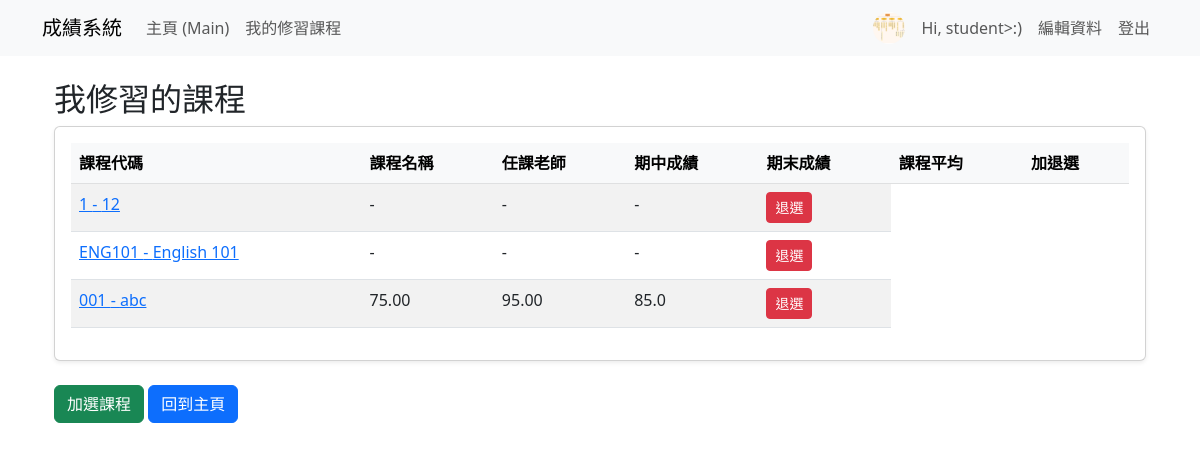
Screenshot of /accounts/courses/ (signed in) with the database file from the repository.
### grades/models.py (models this page shows, shortened)
class Profile(models.Model):
    user = models.OneToOneField(User, on_delete=models.CASCADE, related_name='profile')
    full_name = models.CharField(max_length=150, blank=True, verbose_name="姓名")
    avatar = models.ImageField(upload_to='avatars/', null=True, blank=True, verbose_name="個人頭像")
    is_teacher = models.BooleanField(default=False, verbose_name="是否為教師")

class Enrollment(models.Model):
    student = models.ForeignKey(User, on_delete=models.CASCADE, verbose_name="學生", related_name='enrollments')
    course = models.ForeignKey(Course, on_delete=models.CASCADE, verbose_name="課程", related_name='enrollments')
    semester = models.CharField(max_length=20, blank=True, default='', verbose_name="學期")
    midtrem_grade = models.DecimalField(
        max_digits=7,
        decimal_places=2,
        null=True,
        blank=True,
        verbose_name="期中成績",
        validators=[MinValueValidator(0)],
    )
    final_grade = models.DecimalField(
        max_digits=7,
        decimal_places=2,
        null=True,
        blank=True,
        verbose_name="期末成績",
        validators=[MinValueValidator(0)],
    )
    class Meta:
        verbose_name = "選課紀錄"
        verbose_name_plural = "選課紀錄管理"

class Course(models.Model):
    name = models.CharField(max_length=100, verbose_name="課程名稱")
    code = models.CharField(max_length=10, unique=True, verbose_name="課程號碼")
    teacher = models.ForeignKey(
        Teacher,
        null=True,
        blank=True,
        on_delete=models.SET_NULL,
        related_name='teaching_courses',
        verbose_name="任課教師",
    )

### grades/views.py (the view)
# urls.py: path('courses/', views.student_courses, name='student_courses'),
@login_required
def student_courses(request):
    enrollments = Enrollment.objects.filter(student=request.user).select_related('course')
    semester_list = set(e.semester for e in enrollments if e.semester)
    rows = []
    for e in enrollments:
        rows.append({
            'enrollment': e,
            'midterm': e.midtrem_grade,
            'final': e.final_grade,
            'avg': (float(e.midtrem_grade) + float(e.final_grade)) / 2 if (e.midtrem_grade is not None and e.final_grade is not None) else None,
        })
    semester_avgs = {}
    for sem in semester_list:
        semester_avgs[sem] = request.user.avg_grade_for_semester(sem) if hasattr(request.user, 'avg_grade_for_semester') else None
    return render(request, 'student_courses.html', {
        'rows': rows,
        'semester_list': sorted(semester_list),
        'semester_avgs': semester_avgs,
    })

### templates/student_courses.html (shortened to what this page needs)
{% extends 'base.html' %}
{% block content %}
<div class="container mt-4">
  <h2>我修習的課程</h2>
  {% if rows %}
    {% if semester_list %}
      {% for semester in semester_list %}
    <div class="card mb-4 shadow-sm">
      <div class="card-header bg-primary text-white">
        <h5 class="mb-0">
          {{ semester }}
          {% for sem, avg in semester_avgs.items %}
            {% if sem == semester and avg %}
            <span class="badge bg-success ms-2">學期平均: {{ avg }}</span>
            {% endif %}
          {% endfor %}
        </h5>
      </div>
      <div class="card-body">
        <table class="table table-striped table-hover">
          <thead class="table-light">
            <tr>
              <th>課程代碼</th>
              <th>課程名稱</th>
              <th>任課老師</th>
              <th>期中成績</th>
              <th>期末成績</th>
              <th>課程平均</th>
              <th>加退選</th>
            </tr>
          </thead>
          <tbody>
            {% for row in rows %}
              {% if row.enrollment.semester == semester %}
              <tr>
                <td>
                  <a href="{% url 'course_detail' row.enrollment.course.id %}">
                    {{ row.enrollment.course.code }} - {{ row.enrollment.course.name }}
                  </a>
                </td>
                <td>{{ row.midterm|default:'-' }}</td>
                <td>{{ row.final|default:'-' }}</td>
                <td>{% if row.avg %}{{ row.avg }}{% else %}-{% endif %}</td>
                <td>
                  <a href="{% url 'drop_course' row.enrollment.id %}" class="btn btn-sm btn-danger" onclick="return confirm('確定要退選?')">退選</a>
                </td>
              </tr>
              {% endif %}
            {% endfor %}
          </tbody>
        </table>
      </div>
    </div>
    {% endfor %}
    {% else %}
      <div class="card mb-4 shadow-sm">
        <div class="card-body">
          <table class="table table-striped table-hover">
            <thead class="table-light">
              <tr>
                <th>課程代碼</th>
                <th>課程名稱</th>
                <th>任課老師</th>
                <th>期中成績</th>
                <th>期末成績</th>
                <th>課程平均</th>
                <th>加退選</th>
              </tr>
            </thead>
            <tbody>
              {% for row in rows %}
              <tr>
                <td>
                  <a href="{% url 'course_detail' row.enrollment.course.id %}">
                    {{ row.enrollment.course.code }} - {{ row.enrollment.course.name }}
                  </a>
                </td>
                <td>{{ row.midterm|default:'-' }}</td>
                <td>{{ row.final|default:'-' }}</td>
                <td>{% if row.avg %}{{ row.avg }}{% else %}-{% endif %}</td>
                <td>
                  <a href="{% url 'drop_course' row.enrollment.id %}" class="btn btn-sm btn-danger" onclick="return confirm('確定要退選?')">退選</a>
                </td>
              </tr>
              {% endfor %}
            </tbody>
          </table>
        </div>
      </div>
    {% endif %}
  {% else %}
    <div class="alert alert-warning">沒有修習任何課程。</div>
  {% endif %}
  <div class="mt-3">
    <a href="{% url 'available_courses' %}" class="btn btn-success">加選課程</a>
    <a href="{% url 'main' %}" class="btn btn-primary">回到主頁</a>
  </div>
</div>
{% endblock %}

### templates/base.html (shortened to what this page needs)
<!doctype html>
<html lang="zh-Hant">
  <head>
    <link href="https://cdn.jsdelivr.net/npm/bootstrap@5.3.0/dist/css/bootstrap.min.css" rel="stylesheet">
  </head>
  <body>
    <nav class="navbar navbar-expand-lg navbar-light bg-light mb-3">
      <div class="container">
        <a class="navbar-brand" href="{% url 'index' %}">成績系統</a>
        <div class="collapse navbar-collapse">
          <ul class="navbar-nav me-auto">
            <li class="nav-item"><a class="nav-link" href="{% url 'main' %}">主頁 (Main)</a></li>
            {% if user.is_authenticated and not user.is_staff and user.profile and not user.profile.is_teacher %}
              <li class="nav-item"><a class="nav-link" href="{% url 'student_courses' %}">我的修習課程</a></li>
            {% endif %}
          </ul>
          <ul class="navbar-nav">
            {% if user.is_authenticated %}
              <li class="nav-item d-flex align-items-center">
                {% if user.profile.avatar %}
                  <img src="{{ user.profile.avatar.url }}" alt="avatar" style="height:32px;width:32px;border-radius:50%;object-fit:cover;margin-right:8px;">
                {% endif %}
                <span class="nav-link">Hi, {% if user.profile and user.profile.full_name %}{{ user.profile.full_name }}{% else %}{{ user.username }}{% endif %}</span>
              </li>
              <li class="nav-item"><a class="nav-link" href="{% url 'edit_profile' %}">編輯資料</a></li>
              <li class="nav-item">
                <form method="post" action="{% url 'logout' %}" style="display:inline;">
                  <button type="submit" class="nav-link btn btn-link" style="border:none;background:none;cursor:pointer;">登出</button>
                </form>
              </li>
            {% else %}
              <li class="nav-item"><a class="nav-link" href="{% url 'login' %}">登入</a></li>
              <li class="nav-item"><a class="nav-link" href="{% url 'register' %}">學生註冊</a></li>
              <li class="nav-item"><a class="nav-link" href="/admin/login/?next=/admin/">管理員登入</a></li>
            {% endif %}
          </ul>
        </div>
      </div>
    </nav>
    <div class="container">
      {% block content %}{% endblock %}
    </div>
  </body>
</html>

### rows the page displays
Enrollment: enrollment.course.code "1", enrollment.course.name "12", midterm "-", final "-"
Enrollment: enrollment.course.code "ENG101", enrollment.course.name "English 101", midterm "-", final "-"
Enrollment: enrollment.course.code "001", enrollment.course.name "abc", midterm "75.00", final "95.00", avg "85.0"

### other values shown
{{ user.profile.full_name }} "student>:)"
